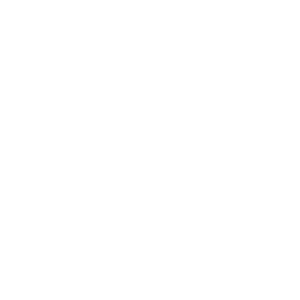
Frame 1 (no input)
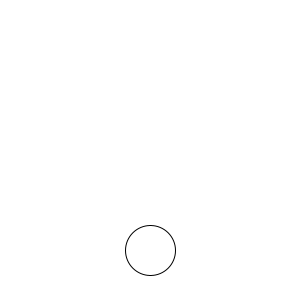
Frame 60 (the mouse pressed at the canvas centre just before this capture)
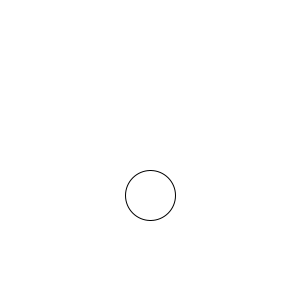
Frame 120 (the mouse held since frame 60 and released just before this capture)

The Processing sketch that drew these frames (run headless with seeded random() and noise(); from frame 60 on, the mouse is pressed at the canvas centre):

// Processing sketch: numero_dos_ccirkle_thing
// ── numero_dos_ccirkle_thing.pde

int s;  
  


void setup () {

 size(300,300);
 s = -50;
}



void draw() {
  background(255);
   s = s + 5;
  
 circle(150,s,50); 
  if (s>350){
    s = 0;
  }
  
  
  
}
